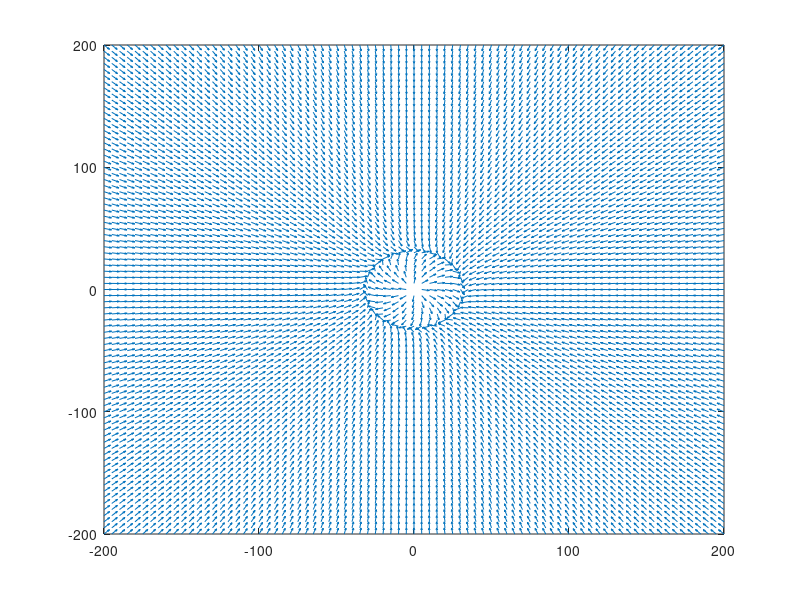

Reproduce this figure in MATLAB.
clear;
clc;

[x,y] = meshgrid(-200:5:200,-200:5:200);

reference = [0;0];

Kn = 0.006 ;
path_radius = 1000; % Defines how far from the target the drone should circle
alfa_t = 0; % Constant value

R = [cos(alfa_t) -sin(alfa_t); sin(alfa_t) cos(alfa_t)]; % Rotation matrix from inertial to reference

E = [0 1; -1 0]; % Given

repulsive_gain = 10;

vel = [0;0];

for t = 1:1
    reference = vel*t + reference;
    for i = 1:length(x)

        for j = 1:length(y)

            r = R'*([x(i,j);y(i,j)] - reference);

            phi = r'*r; % It is also = rx^2 + ry^2

            grad_phi = [2*r(1) ; 2*r(2)];%[2*r(1); 2*r(2)]; % Gradient is the vector [dphi/dx; dphi/dy]

            e = phi - path_radius;

            v = E*grad_phi - Kn*e*grad_phi; % Vector field in the UAV position

            md = v/norm(v); % Unit orientation value for the vector field in the UAV position

            V(i,j) = md(2); 
            U(i,j) = md(1);
        end      
    end
    pause(0.2);
    quiver(x,y,5*U,5*V,0);
end
